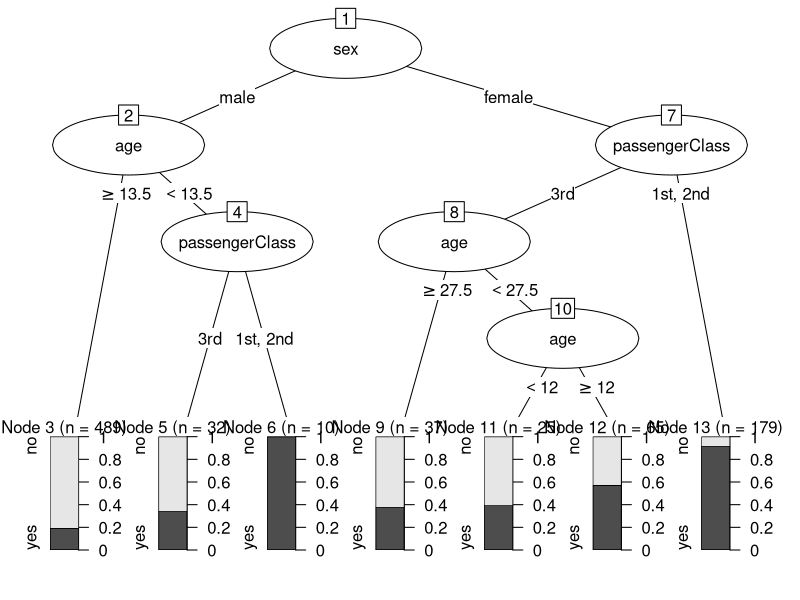

Write R code to recreate this figure.
## ---- chunk 1
knitr::opts_chunk$set(fig.align = 'center', message = F, warning = F)
## ---- chunk 2
# 準備
library(tidyverse)
set.seed(666)

# データ読み込み
library(carData)
data("TitanicSurvival")
head(TitanicSurvival)
## ---- chunk 3
# NA（欠損値）を含む行を削除
titanic <- na.omit(TitanicSurvival)
## ---- chunk 4
# ID列を追加
df = titanic %>% rownames_to_column("ID")

# 80%を学習用データに
train <- df %>% sample_frac(size = 0.8)

# 学習用データに使っていないIDの行をテスト用データに
test <- anti_join(df, train, by = "ID")

# ID列は予測に使わないため削除しておく
train <- train %>% select(-ID)
test <- test %>% select(-ID)
## ---- chunk 5
# パッケージの読み込み
library(rpart)

# rpartを実施し、titanic_treeに結果を保存
# lmと同様、y ~ x。"." は「残りの変数全部」を意味する
titanic_tree <- rpart(survived ~ . , data = train)  
## ---- chunk 6
# パッケージの読み込み
library(partykit)

# 決定木のプロット
plot(as.party(titanic_tree))
## ---- chunk 7
library(MLmetrics)
## ---- chunk 8
# 予測値を保存
y_pred_train <- predict(titanic_tree, train, type = "class")

# 混同行列:実際の値と予測値を比べる
table(train$survived, y_pred_train)

# 訓練データでの正解率
Accuracy(y_pred = y_pred_train, y_true = train$survived)
## ---- chunk 9
# 予測値を保存
y_pred_test <- predict(titanic_tree, test, type = "class")

# 混同行列:実際の値と予測値を比べる
table(test$survived, y_pred_test)

# 訓練データでの正解率
Accuracy(y_pred = y_pred_test, y_true = test$survived)
## ---- chunk 10
# 予測
y_pred = predict(titanic_tree, test, type = "class")

# 混同行列:実際の値と予測値を比べる
table(test$survived, y_pred)
## ---- chunk 11
# パッケージの読み込み
library(randomForest)

# randomForestを実施し、titanic_RFに保存。
# lmと同様、y ~ x。"." は「残りの変数全部」を意味する
# デフォルトの設定をそのまま使う。
titanic_RF <- randomForest(survived ~ . , data = train)
## ---- chunk 12
print(titanic_RF)
## ---- chunk 13
# 予測値を保存
y_pred_train = predict(titanic_RF, train, type = "class")

# 混同行列
table(train$survived, y_pred_train)

# 正解率
Accuracy(y_pred = y_pred_train, y_true = train$survived)
## ---- chunk 14
# 予測
y_pred_test = predict(titanic_RF, test, type = "class")

# 混同行列
table(test$survived, y_pred_test)

# 正解率
Accuracy(y_pred = y_pred_test, y_true = test$survived)
## ---- chunk 15
# 変数重要度はimportanceとして保存されている
titanic_RF$importance

# importance関数でも表示できる。
importance(titanic_RF)
